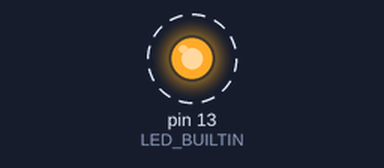
Simulated run of this program. Board: Arduino Micro, built with avr-gcc and run on an emulated ATmega32U4. Parts: output pins drawn as LEDs (lit = HIGH). Dashed ring = blinking.

Above: at 0.5 s.
Timing chart, 0 to 4.6 s (numbered marks = the images above):
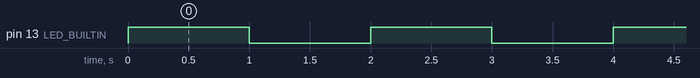

The program:

main.cpp
```cpp
/**
 * Blink
 *
 * Turns on an LED on for one second,
 * then off for one second, repeatedly.
 */
#include "Arduino.h"

#ifndef LED_BUILTIN
#define LED_BUILTIN 13
#endif

// defines the setup for pins and etc?
void setup() {
  // initialize LED digital pin as an output.
  pinMode(LED_BUILTIN, OUTPUT);
}

// repeats whats assigned to be done here over and over again
void loop() {
  // turn the LED on (HIGH is the voltage level, meaning 1)
  digitalWrite(LED_BUILTIN, HIGH);

  // wait for a second
  delay(1000);

  // turn the LED off by making the voltage LOW (0)
  digitalWrite(LED_BUILTIN, LOW);

   // wait for a second
  delay(1000);
}

/*
static void fadein () {
  // set the brightness of pin 9:
  analogWrite(led, brightness);

  // change the brightness for next time through the loop:
  brightness = brightness + fadeAmount;

  // reverse the direction of the fading at the ends of the fade:
  if (brightness <= 0 || brightness >= 255) {
    fadeAmount = -fadeAmount;
  }
  // wait for 30 milliseconds to see the dimming effect
  delay(30);
}
*/
```

Measured:
- by itself, pin 13 (LED_BUILTIN): alternates HIGH for 1.0 s and LOW for 1.0 s
